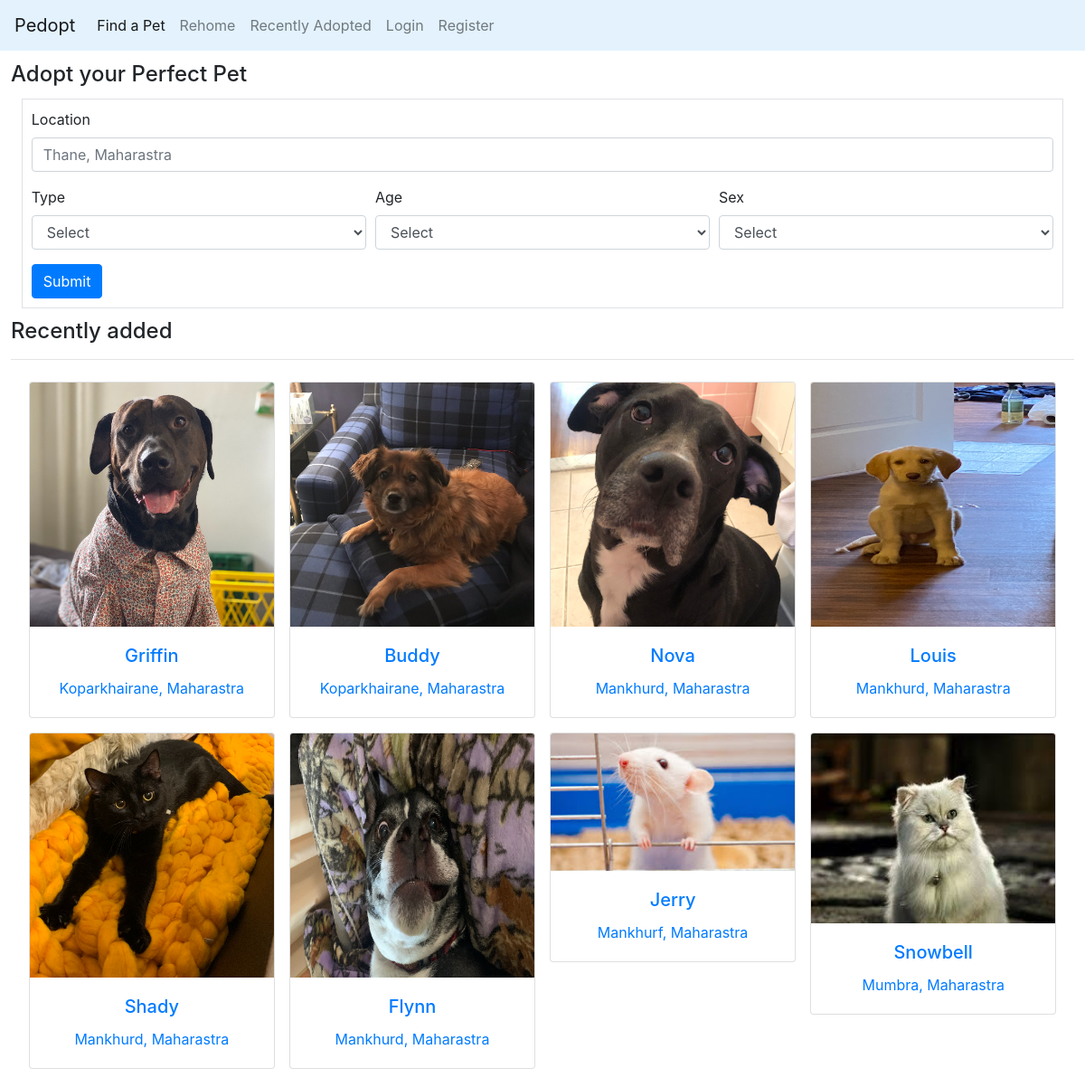
The page / on the database its author committed.
### pedopt/models.py (models this page shows, shortened)
class Pet(models.Model):
    name = models.CharField(max_length=256)
    image = models.ImageField(upload_to="images/")
    owner = models.ForeignKey(User, on_delete=models.CASCADE, related_name="owner")
    genders = (("Male", "Male"), ("Female", "Female"))
    sex = models.CharField(max_length=10, choices=genders)
    zip_code = models.IntegerField()
    city = models.CharField(max_length=256)
    state = models.CharField(max_length=256)
    age_groups = (("Young", "Young"), ("Adult", "Adult"), ("Senior", "Senior"))
    age_group = models.CharField(max_length=6, choices=age_groups)
    types = (("Dog", "Dog"), ("Cat", "Cat"), ("Other", "Other"))
    pet_type = models.CharField(max_length=256, choices=types)
    about = models.CharField(max_length=1024)
    added_at = models.DateTimeField(auto_now_add=True)
    adopted = models.BooleanField(default=False)
    class Meta:
        ordering = ['-added_at']

### pedopt/views.py (the view)
# urls.py: path("", views.index, name="index"),
def index(request):
    try:
        pets = Pet.objects.filter(adopted=False)
        p = Paginator(pets, 8)
        current_page_no = int(request.GET.get("page") or 1)
        current_page = p.page(current_page_no)
    except Exception as e:
        print(e)
        return render(request, "pedopt/get_pet.html", {
            "message": "Some error occured, Please try again."
            })
    return render(request, "pedopt/index.html", {
        "p": p,
        "current_page": current_page_no,
        "pets": current_page,
        "range": max(p.page_range),
        "has_next": current_page.has_next(),
        "has_previous": current_page.has_previous(),
        })

### pedopt/templates/pedopt/index.html (shortened to what this page needs)
{% extends "pedopt/layout.html" %}
{% block body %}
<div style="margin: 1%">
<h4>Adopt your Perfect Pet</h4>
<form action="search" id="find_pet" style="padding: 10px;margin: 1%" class="border">
  <div class="form-group">
    <label for="formGroupExampleInput">Location</label>
    <input type="text" class="form-control" name="location" id="formGroupExampleInput" placeholder="Thane, Maharastra" required>
  </div>
  <div class="form-row">
  <div class="form-group col-sm-4 col-lg-4">
    <label for="inputState">Type</label>
    <select id="inputState" name="type" class="form-control" required>
      <option selected>Select</option>
    </select>
   </div>
  <div class="form-group col-sm-4 col-lg-4">
    <label for="inputState">Age</label>
    <select id="inputState" name="age" class="form-control" required>
      <option selected>Select</option>
    </select>
   </div>
  <div class="form-group col-sm-4 col-lg-4">
    <label for="inputState">Sex</label>
    <select id="inputState" name="sex" class="form-control" required>
      <option selected>Select</option>
    </select>
   </div>
  </div>
  <button type="submit" class="btn btn-primary">Submit</button>
</form>
{% if pets %}
<h4>Recently added</h4>
<hr>
<div class="row" style="margin: 0 1% 1% 1%">
{% for pet in pets %}
    <div class="col-sm-12 col-md-3 col-lg-3" style="padding: 8px;">
      <a href="{% url 'pet' pet.id %}" style="text-decoration: none;">
      <div class="card text-center">
        <img src="{{ pet.image.url }}" style="max-height: 400px"  class="card-img-top" alt="...">
        <div class="card-body">
          <h5 class="card-title">{{ pet.name }}</h5>
          <p class="card-text">{{ pet.city|title }}, {{ pet.state|title }}</p>
        </div>
      </div>
    </a>
    </div>
{% endfor %}
  </div>
</div>
{% else %}
<div class="alert alert-warning">
No results found.
</div>
{% endif %}
{% endblock %}

### rows shown on the page
Pet: image (picture), name "Griffin", city "Koparkhairane", state "Maharastra"
Pet: image (picture), name "Buddy", city "Koparkhairane", state "Maharastra"
Pet: image (picture), name "Nova", city "Mankhurd", state "Maharastra"
Pet: image (picture), name "Louis", city "Mankhurd", state "Maharastra"
Pet: image (picture), name "Shady", city "Mankhurd", state "Maharastra"
Pet: image (picture), name "Flynn", city "Mankhurd", state "Maharastra"
Pet: image (picture), name "Jerry", city "Mankhurf", state "Maharastra"
Pet: image (picture), name "Snowbell", city "Mumbra", state "Maharastra"
